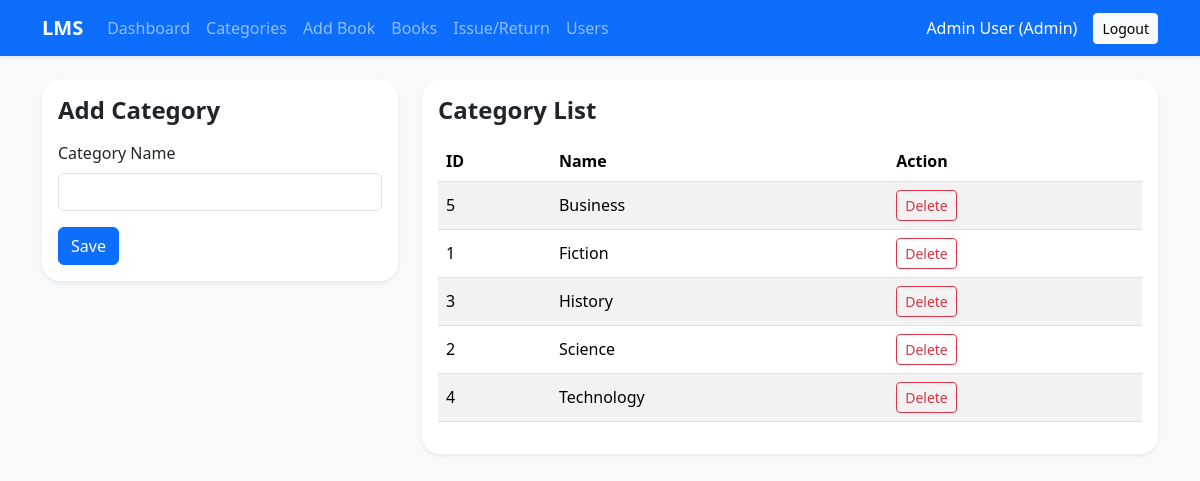
Screenshot of /manage_categories.php (signed in) with the database file from the repository.
### tables this page shows
CREATE TABLE categories (
    id INT AUTO_INCREMENT PRIMARY KEY,
    name VARCHAR(100) NOT NULL UNIQUE
);

### manage_categories.php (the view, shortened to what this page needs)
<?php
require 'db_config.php';
$categories = $conn->query("SELECT * FROM categories ORDER BY name ASC");
include 'bootstrap_head.php';
include 'navbar.php';
?>
<div class="container py-4"><div class="row g-4"><div class="col-lg-4"><div class="card form-card shadow-sm"><div class="card-body"><h4 class="fw-bold mb-3">Add Category</h4><form method="post"><div class="mb-3"><label class="form-label">Category Name</label><input type="text" name="name" class="form-control" required></div><button class="btn btn-primary">Save</button></form></div></div></div><div class="col-lg-8"><div class="card table-card shadow-sm"><div class="card-body"><h4 class="fw-bold mb-3">Category List</h4><div class="table-responsive"><table class="table table-striped align-middle"><thead><tr><th>ID</th><th>Name</th><th>Action</th></tr></thead><tbody><?php while ($row = $categories->fetch_assoc()): ?><tr><td><?php echo $row['id']; ?></td><td><?php echo htmlspecialchars($row['name']); ?></td><td><a class="btn btn-sm btn-outline-danger" href="?delete=<?php echo $row['id']; ?>" onclick="return confirm('Delete this category?')">Delete</a></td></tr><?php endwhile; ?></tbody></table></div></div></div></div></div></div>
<?php include 'footer.php'; ?>

### style.css (style rules this page uses)
body { background: #f4f7fb; }
.table thead th { white-space: nowrap; }
.form-card, .table-card { border: 0; border-radius: 18px; }

### rows the page displays
categories: id "5", name "Business"
categories: id "1", name "Fiction"
categories: id "3", name "History"
categories: id "2", name "Science"
categories: id "4", name "Technology"

### other values shown
$userName "Admin User"
$userType "Admin"
